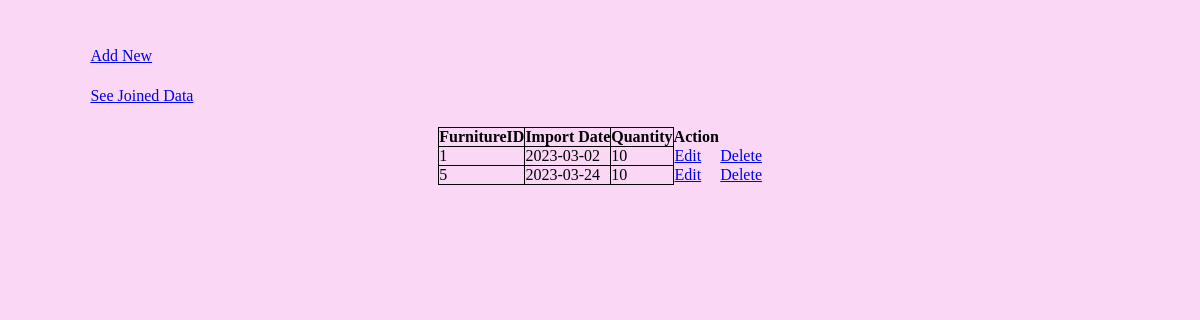
/viewimport.php, run on the app's committed database.
### tables this page shows
CREATE TABLE `Import` (
  `FurnitureId` int(11) DEFAULT NULL,
  `ImportDate` date DEFAULT NULL,
  `Quantity` int(11) DEFAULT NULL
);

### viewimport.php (the view, shortened to what this page needs)
<?php
$conn= mysqli_connect('localhost','root','','Stock');
$sql="SELECT * FROM Import";
$result=mysqli_query($conn,$sql);
?>
<html>
<head>
    <link rel="stylesheet" href="./style.css">
<body>
    <div class="button-3"><a href="view.php">Add New </a></div>
    <div class="button-3"><a href="join.php">See Joined Data </a></div>
    <div>
        <center>
            <table>
                <tr>
                    <th style="border: 1px solid black;">FurnitureID</th>
                    <th style="border: 1px solid black;">Import Date</th>
                    <th style="border: 1px solid black;">Quantity</th>
                    <th>Action</th>
                </tr>
                <tbody><?php if($result->num_rows>0) {
        while($row=$result->fetch_assoc()) {
            ?><tr>
                        <td style="border: 1px solid black;"><?php echo $row['FurnitureId'];
            ?></td>
                        <td style="border: 1px solid black;"><?php echo $row['ImportDate'];
            ?></td>
                        <td style="border: 1px solid black;"><?php echo $row['Quantity'];
            ?></td>
                        <td> <a href="updateimport.php?id=<?php echo $row['FurnitureId']; ?>">Edit</a><br></td>
                        <td> <a href="deleteimport.php?id=<?php echo $row['FurnitureId']; ?>">Delete</a><br></td>
                    </tr><?php
        }
    }
    ?>
            </table>
    </div>
</body>
</html>

### style.css (style rules this page uses)
* { margin: 2%; padding: 0; box-sizing: border-box; }
body { background-color: rgb(250, 215, 245); }

### viewimport.php (style rules this page uses)
table { border-collapse: collapse; }

### data on the page
import: FurnitureId "1", ImportDate "2023-03-02", Quantity "10"
import: FurnitureId "5", ImportDate "2023-03-24", Quantity "10"
